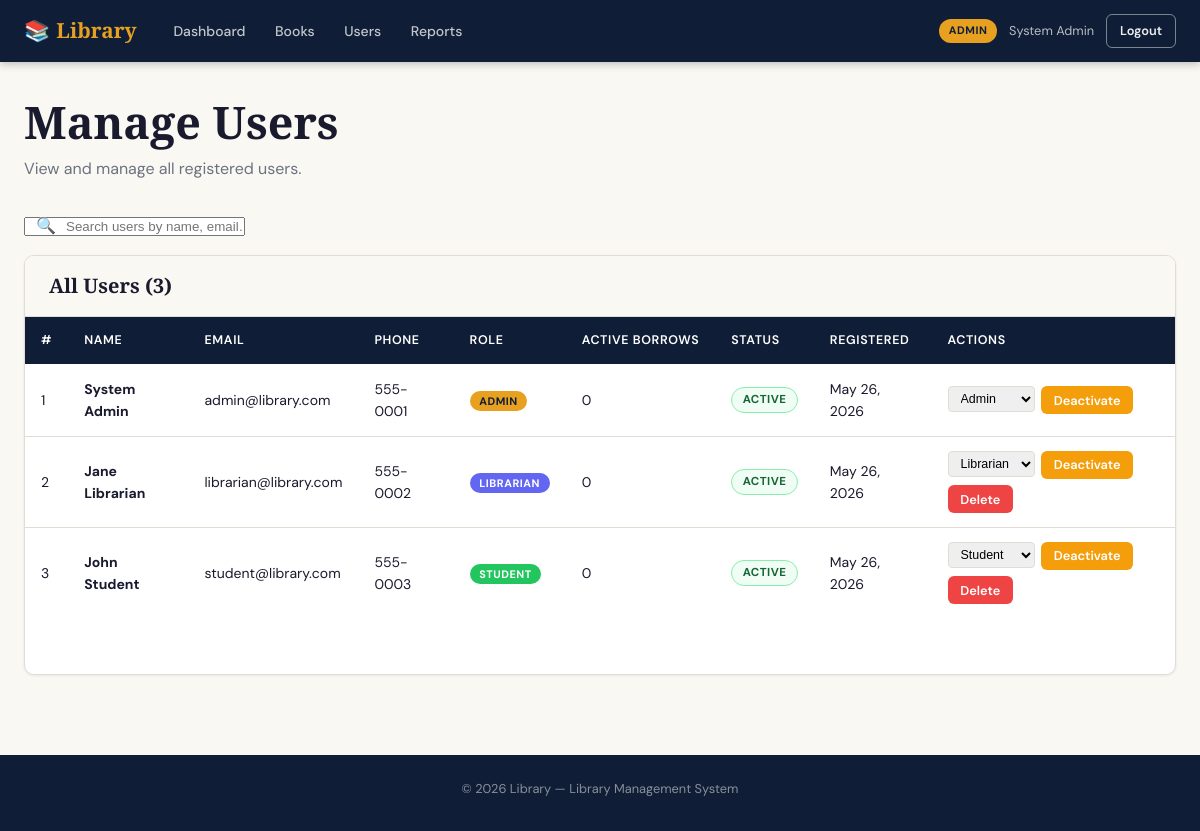
/admin/manage_users.php (signed in), run on the app's committed database.
### tables this page shows
CREATE TABLE users (
    id INT AUTO_INCREMENT PRIMARY KEY,
    role_id INT NOT NULL DEFAULT 3,
    name VARCHAR(100) NOT NULL,
    email VARCHAR(150) NOT NULL UNIQUE,
    password VARCHAR(255) NOT NULL,
    phone VARCHAR(20),
    address TEXT,
    profile_image VARCHAR(255) DEFAULT 'default.png',
    is_active TINYINT(1) DEFAULT 1,
    created_at TIMESTAMP DEFAULT CURRENT_TIMESTAMP,
    updated_at TIMESTAMP DEFAULT CURRENT_TIMESTAMP ON UPDATE CURRENT_TIMESTAMP,
    FOREIGN KEY (role_id) REFERENCES roles(id) ON DELETE RESTRICT
);

CREATE TABLE roles (
    id INT AUTO_INCREMENT PRIMARY KEY,
    name VARCHAR(50) NOT NULL UNIQUE,
    description TEXT,
    created_at TIMESTAMP DEFAULT CURRENT_TIMESTAMP
);

### config/auth_helper.php (called while the page is built, shortened)
<?php
function getCurrentUser(): ?array {
    $db = getDB();
    $userId = (int)$_SESSION['user_id'];
    $stmt = $db->prepare(
        "SELECT u.*, r.name AS role_name
         FROM users u
         JOIN roles r ON u.role_id = r.id
         WHERE u.id = ?
         LIMIT 1"
    );
    $stmt->bind_param("i", $userId);
    $stmt->execute();
    $user = $stmt->get_result()->fetch_assoc();
    return $user ?: null;
}
function e($value): string {
    return htmlspecialchars((string)$value, ENT_QUOTES, 'UTF-8');
}
function sanitize($value): string {
    return e($value);
}

### admin/manage_users.php (the view, shortened to what this page needs)
<?php
require_once '../config/auth_helper.php';
$db = getDB();
$users = $db->query("
    SELECT u.*, r.name as role_name,
    (SELECT COUNT(*) FROM borrow_requests br WHERE br.user_id=u.id AND br.status='approved') as active_borrows
    FROM users u JOIN roles r ON u.role_id = r.id
    ORDER BY u.created_at DESC
");
$roles = $db->query("SELECT * FROM roles ORDER BY id");
require_once '../includes/header.php';
require_once '../includes/navbar.php';
?>
<div class="page-wrapper">
    <div class="page-header">
        <h1>Manage Users</h1>
        <p>View and manage all registered users.</p>
    </div>
    <div class="catalog-controls" style="margin-bottom:1rem;">
        <div class="search-box" style="max-width:360px;">
            <input type="text" id="userSearch" placeholder="Search users by name, email…">
        </div>
    </div>
    <div class="card">
        <div class="card-header"><h3>All Users (<?= $users->num_rows ?>)</h3></div>
        <div class="card-body" style="padding:0;">
            <div class="table-wrap">
            <table>
                <thead>
                    <tr><th>#</th><th>Name</th><th>Email</th><th>Phone</th><th>Role</th><th>Active Borrows</th><th>Status</th><th>Registered</th><th>Actions</th></tr>
                </thead>
                <tbody id="usersTableBody">
                <?php $i=1; while ($user = $users->fetch_assoc()): ?>
                <tr>
                    <td><?= $i++ ?></td>
                    <td><strong><?= sanitize($user['name']) ?></strong></td>
                    <td><?= sanitize($user['email']) ?></td>
                    <td><?= sanitize($user['phone'] ?? '—') ?></td>
                    <td><span class="user-badge user-badge-<?= $user['role_name'] ?>"><?= strtoupper($user['role_name']) ?></span></td>
                    <td><?= $user['active_borrows'] ?></td>
                    <td><span class="badge <?= $user['is_active'] ? 'badge-approved' : 'badge-rejected' ?>"><?= $user['is_active'] ? 'Active' : 'Inactive' ?></span></td>
                    <td><?= date('M j, Y', strtotime($user['created_at'])) ?></td>
                    <td>
                        <div class="table-actions">
                            <form method="POST" style="display:inline;">
                                <select name="role_id" onchange="this.form.submit()" style="padding:.25rem .5rem;border:1.5px solid var(--border);border-radius:4px;font-size:.78rem;">
                                    <?php $roles->data_seek(0); while($r=$roles->fetch_assoc()): ?>
                                    <option value="<?= $r['id'] ?>" <?= $r['id']==$user['role_id']?'selected':'' ?>><?= ucfirst($r['name']) ?></option>
                                    <?php endwhile; ?>
                                </select>
                            </form>
                            <form method="POST" style="display:inline;">
                                <button type="submit" class="btn btn-sm <?= $user['is_active'] ? 'btn-warning' : 'btn-success' ?>">
                                    <?= $user['is_active'] ? 'Deactivate' : 'Activate' ?>
                                </button>
                            </form>
                            <?php if ($user['id'] != $_SESSION['user_id']): ?>
                            <form method="POST" style="display:inline;" onsubmit="return confirm('Delete this user?');">
                                <button type="submit" class="btn btn-sm btn-danger">Delete</button>
                            </form>
                            <?php endif; ?>
                        </div>
                    </td>
                </tr>
                <?php endwhile; ?>
                </tbody>
            </table>
            </div>
            <div id="usersTableBodyPagination" class="pagination" style="padding:1rem;"></div>
        </div>
    </div>
</div>
<?php require_once '../includes/footer.php'; ?>

### includes/header.php (shortened to what this page needs)
<!DOCTYPE html>
<html lang="en">
<head>
        <link rel="stylesheet" href="../assets/css/style.css">
</head>
<body>

### includes/navbar.php (shortened to what this page needs)
<?php
$currentUser = getCurrentUser();
$role = $_SESSION['user_role'] ?? '';
?>
<nav class="navbar">
    <div class="nav-container">
        <a href="../index.php" class="nav-brand">
            <span class="brand-icon-sm">📚</span> Library
        </a>
        <ul class="nav-links" id="navLinks">
            <?php if ($role === 'admin'): ?>
                <li><a href="../admin/dashboard.php">Dashboard</a></li>
                <li><a href="../admin/manage_books.php">Books</a></li>
                <li><a href="../admin/manage_users.php">Users</a></li>
                <li><a href="../admin/reports.php">Reports</a></li>
            <?php elseif ($role === 'librarian'): ?>
                <li><a href="../librarian/borrow_requests.php">Borrow Requests</a></li>
                <li><a href="../librarian/returns.php">Returns</a></li>
                <li><a href="../user/catalog.php">Catalog</a></li>
            <?php endif; ?>
        </ul>
        <div class="nav-user">
            <span class="user-badge user-badge-<?= $role ?>">
                <?= strtoupper($role) ?>
            </span>
            <span class="user-name"><?= sanitize($currentUser['name'] ?? 'User') ?></span>
            <a href="../auth/logout.php" class="btn btn-sm btn-outline">Logout</a>
        </div>
    </div>
</nav>

### includes/footer.php (shortened to what this page needs)
<footer class="footer">
        <div class="footer-inner">
         <p>© <?= date('Y') ?> Library —  Library Management System</p>
        </div>
    </footer>
</body>
</html>

### data on the page
users: name "System Admin", email "admin@library.com", phone "555-0001", role.name "ADMIN", active_borrows "0", is_active "ACTIVE", created_at "May 26, 2026", role_id "Admin"
users: name "Jane Librarian", email "librarian@library.com", phone "555-0002", role.name "LIBRARIAN", active_borrows "0", is_active "ACTIVE", created_at "May 26, 2026", role_id "Librarian"
users: name "John Student", email "student@library.com", phone "555-0003", role.name "STUDENT", active_borrows "0", is_active "ACTIVE", created_at "May 26, 2026", role_id "Student"

### other printed values
$role "ADMIN"
$users->num_rows "3"
